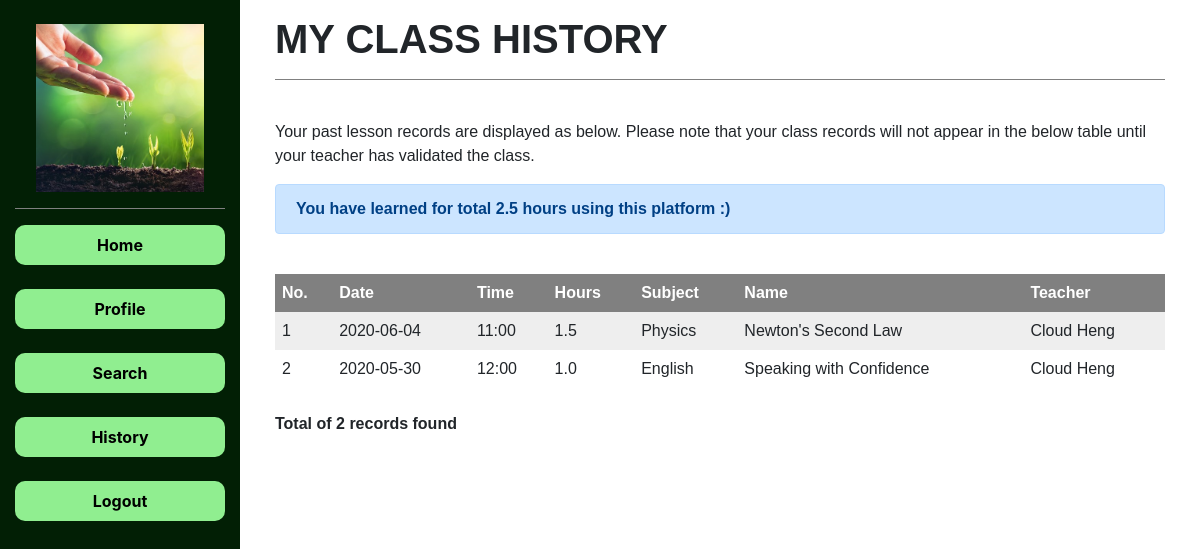
Page /history (signed in) on the committed database.
### tables this page shows
CREATE TABLE "history" (
	"id"	INTEGER NOT NULL PRIMARY KEY AUTOINCREMENT UNIQUE,
	"teacher_id"	INTEGER NOT NULL,
	"date"	NUMERIC NOT NULL,
	"time"	NUMERIC NOT NULL,
	"duration"	INTEGER NOT NULL,
	"type"	TEXT NOT NULL,
	"subject"	TEXT NOT NULL,
	"name"	TEXT NOT NULL,
	"level"	TEXT,
	"message"	TEXT,
	"enrollment"	INTEGER NOT NULL,
	FOREIGN KEY("teacher_id") REFERENCES "people"("id")
);

CREATE TABLE "people" (
	"id"	INTEGER NOT NULL PRIMARY KEY AUTOINCREMENT UNIQUE,
	"email"	TEXT NOT NULL UNIQUE,
	"name"	TEXT NOT NULL,
	"password"	TEXT NOT NULL,
	"role"	TEXT NOT NULL,
	"skype_id"	TEXT UNIQUE,
	"occupation"	TEXT,
	"organization"	TEXT
);

### app.py (the view)
@app.route("/history", methods=["GET", "POST"])
@login_required
def history():
    id = session["user_id"]
    cursor.execute("SELECT * FROM people WHERE id=:id", {'id': id})
    check = cursor.fetchall()
    role = check[0]["role"]
    if role == "Teacher":
        cursor.execute("""SELECT *,
                        CASE CAST (strftime('%w', date) AS INTEGER)
                            WHEN 0 THEN 'Sunday'
                            WHEN 1 THEN 'Monday'
                            WHEN 2 THEN 'Tuesday'
                            WHEN 3 THEN 'Wednesday'
                            WHEN 4 THEN 'Thursday'
                            WHEN 5 THEN 'Friday'
                            ELSE 'Saturday' END AS day
                        from validate WHERE teacher_id=:id ORDER BY date, time""", {'id': id})
        validate = cursor.fetchall()
        count_validate = len(validate)
        students = []
        count = []
        for row in validate:
            cursor.execute("""SELECT * from people WHERE people.id IN (
                            SELECT person_id FROM validate JOIN validate_students
                            ON validate.id=validate_students.validate_id WHERE id=:id)""", {'id':row["id"]})
            data = cursor.fetchall()
            students.append(data)
            count.append(len(data))
        cursor.execute("""SELECT * from history WHERE teacher_id=:id ORDER BY date DESC, time DESC""", {'id': id})
        history = cursor.fetchall()
        cursor.execute("""SELECT SUM(duration) from history WHERE teacher_id=:id""", {'id': id})
        total_hour = cursor.fetchone()["SUM(duration)"]
        cursor.execute("""SELECT SUM(enrollment) from history WHERE teacher_id=:id""", {'id': id})
        total_student = cursor.fetchone()["SUM(enrollment)"]
        return render_template("teacher_history.html", validate=validate, count_validate=count_validate,
                                students=students, count=count, history=history, count_history=len(history),
                                total_hour=total_hour, total_student=total_student)
    elif role == "Student":
        cursor.execute("""SELECT * from history JOIN history_students ON history.id = history_students.history_id
                WHERE history_students.person_id =:id ORDER BY date DESC, time DESC""", {'id': id})
        history = cursor.fetchall()
        count_history = len(history)
        cursor.execute("""SELECT SUM(duration) from history JOIN history_students ON history.id = history_students.history_id
                WHERE history_students.person_id =:id""", {'id': id})
        total_hour = cursor.fetchone()["SUM(duration)"]
        rows = []
        for row in history:
            cursor.execute("""SELECT * from people WHERE id =:id""", {'id': row["teacher_id"]})
            teacher_name = cursor.fetchone()["name"]
            data = {'id':row["id"], 'date':row["date"], 'time':row["time"], 'duration':row["duration"],
                    'type':row["type"], 'subject':row["subject"], 'name':row['name'], 'level':row['level'],
                    'teacher_name':teacher_name}
            rows.append(data)
        return render_template("student_history.html", rows=rows, count_history=count_history, total_hour=total_hour)

### app.py (called while the page is built)
@app.after_request
def after_request(response):
    response.headers["Cache-Control"] = "no-cache, no-store, must-revalidate"
    response.headers["Expires"] = 0
    response.headers["Pragma"] = "no-cache"
    return response

### helpers.py (called while the page is built)
def login_required(f):
    @wraps(f)
    def decorated_function(*args, **kwargs):
        if session.get("user_id") is None:
            return redirect("/login")
        return f(*args, **kwargs)
    return decorated_function

### templates/student_history.html (shortened to what this page needs)
{% extends "student_layout.html" %}
{% block main %}
    <h1>
        <b> MY CLASS HISTORY </b>
    </h1>
    <hr>
    <br>
    <p>
        Your past lesson records are displayed as below.
        Please note that your class records will not appear in the below table until your teacher has validated the class.
    </p>
    {% if count_history == 0 %}
    <p>
        You currently do not have any past lessons.
    </p>
    {% else %}
        <div class="alert alert-primary" role="alert">
            <strong>
                You have learned for total {{ "{:.1f}".format(total_hour) }} hours using this platform :)
            </strong>
        </div>
        <br>
        <table class="TFtable">
            <tr>
                <th>No.</th>
                <th>Date</th>
                <th>Time</th>
                <th>Hours</th>
                <th>Subject</th>
                <th>Name</th>
                <th>Teacher</th>
            </tr>
            {% for row in rows %}
            <tr>
                <td class="counterCell"></td>
                <td>{{ row["date"] }}</td>
                <td>{{ row["time"] }}</td>
                <td>{{ "{:.1f}".format(row["duration"]) }}</td>
                <td>{{ row["subject"] }}</td>
                <td>{{ row["name"] }}</td>
                <td>{{ row["teacher_name"] }}</td>
            </tr>
            {% endfor %}
        </table>
        <br>
        <b>Total of {{ count_history }} records found </b>
    {% endif %}
{% endblock %}

### static/student_styles.css (style rules this page uses)
hr { border-top: 1px solid; color: grey; }
table { counter-reset: tableCount; }
.counterCell:before { content: counter(tableCount); counter-increment: tableCount; }
.TFtable { width:100%; border-collapse:collapse; }
.TFtable td, th { padding:7px; text-align: left; }
.TFtable tr:nth-child(even) { background: #eeeeee; }
.TFtable tr:nth-child(odd) { background: #ffffff; }
.TFtable tr:first-child { background: #808080; color:#FFF; }

### rows in the picture
history: date "2020-06-04", time "11:00", duration "1.5", subject "Physics", name "Newton's Second Law"
people: teacher_name "Cloud Heng" "Cloud Heng"
history: date "2020-05-30", time "12:00", subject "English", name "Speaking with Confidence"

### other values in the picture
{{ "{:.1f}".format(total_hour) }} "2.5"
{{ "{:.1f}".format(row["duration"]) }} "1.0"
{{ count_history }} "2"
